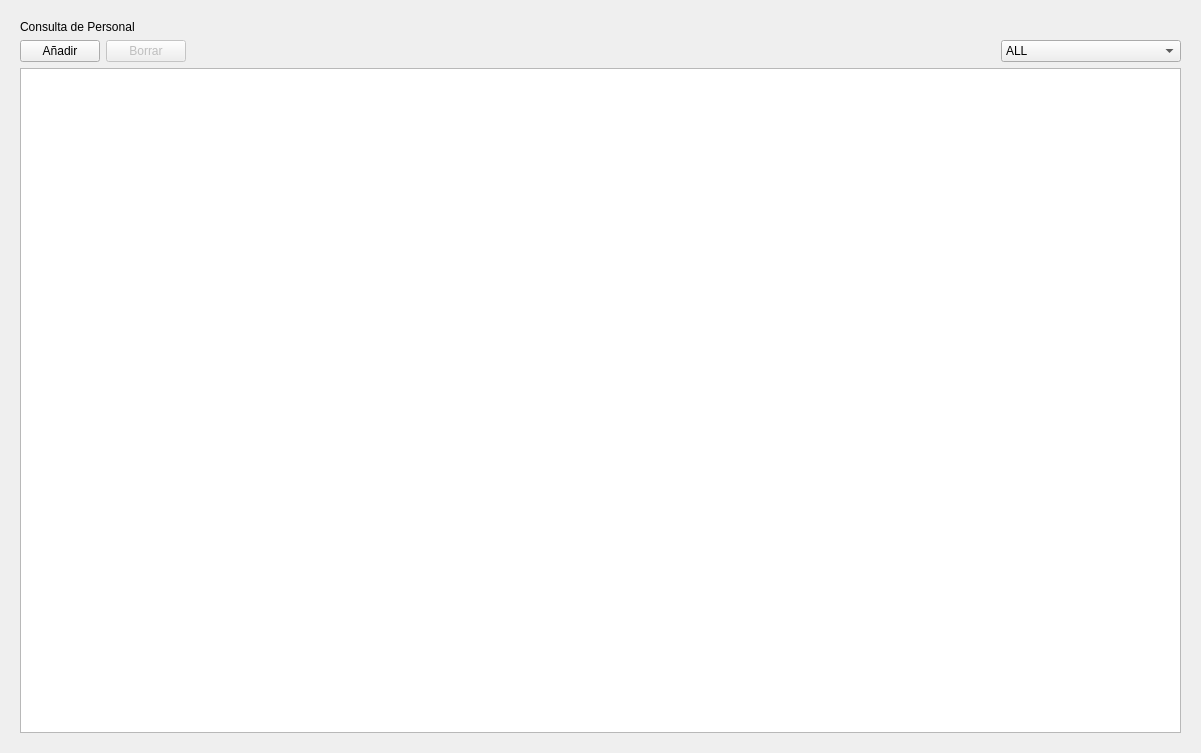
<?xml version="1.0" encoding="UTF-8"?>
<ui version="4.0">
 <class>Form</class>
 <widget class="QWidget" name="Form">
  <property name="geometry">
   <rect>
    <x>0</x>
    <y>0</y>
    <width>1201</width>
    <height>753</height>
   </rect>
  </property>
  <property name="windowTitle">
   <string>Form</string>
  </property>
  <layout class="QVBoxLayout" name="verticalLayout">
   <property name="leftMargin">
    <number>20</number>
   </property>
   <property name="topMargin">
    <number>20</number>
   </property>
   <property name="rightMargin">
    <number>20</number>
   </property>
   <property name="bottomMargin">
    <number>20</number>
   </property>
   <item>
    <widget class="QLabel" name="labelTitle">
     <property name="styleSheet">
      <string notr="true"/>
     </property>
     <property name="text">
      <string>Consulta de Personal</string>
     </property>
    </widget>
   </item>
   <item>
    <layout class="QHBoxLayout" name="horizontalLayout">
     <item>
      <widget class="QPushButton" name="button_Add">
       <property name="sizePolicy">
        <sizepolicy hsizetype="Fixed" vsizetype="Fixed">
         <horstretch>0</horstretch>
         <verstretch>0</verstretch>
        </sizepolicy>
       </property>
       <property name="text">
        <string>Añadir</string>
       </property>
      </widget>
     </item>
     <item>
      <widget class="QPushButton" name="button_Borrar">
       <property name="enabled">
        <bool>false</bool>
       </property>
       <property name="sizePolicy">
        <sizepolicy hsizetype="Fixed" vsizetype="Fixed">
         <horstretch>0</horstretch>
         <verstretch>0</verstretch>
        </sizepolicy>
       </property>
       <property name="text">
        <string>Borrar</string>
       </property>
      </widget>
     </item>
     <item>
      <spacer name="horizontalSpacer">
       <property name="orientation">
        <enum>Qt::Horizontal</enum>
       </property>
       <property name="sizeType">
        <enum>QSizePolicy::Expanding</enum>
       </property>
       <property name="sizeHint" stdset="0">
        <size>
         <width>388</width>
         <height>20</height>
        </size>
       </property>
      </spacer>
     </item>
     <item>
      <widget class="QComboBox" name="comboBox">
       <property name="sizePolicy">
        <sizepolicy hsizetype="Fixed" vsizetype="Fixed">
         <horstretch>0</horstretch>
         <verstretch>0</verstretch>
        </sizepolicy>
       </property>
       <property name="minimumSize">
        <size>
         <width>180</width>
         <height>0</height>
        </size>
       </property>
       <item>
        <property name="text">
         <string>ALL</string>
        </property>
       </item>
       <item>
        <property name="text">
         <string>Crew Chief</string>
        </property>
       </item>
       <item>
        <property name="text">
         <string>Operador de Luces</string>
        </property>
       </item>
       <item>
        <property name="text">
         <string>Dimmers</string>
        </property>
       </item>
       <item>
        <property name="text">
         <string>Técnico Luces</string>
        </property>
       </item>
       <item>
        <property name="text">
         <string>Operador Sonido</string>
        </property>
       </item>
       <item>
        <property name="text">
         <string>RF</string>
        </property>
       </item>
       <item>
        <property name="text">
         <string>Técnico de Sonido</string>
        </property>
       </item>
       <item>
        <property name="text">
         <string>Operador de Video</string>
        </property>
       </item>
       <item>
        <property name="text">
         <string>LED</string>
        </property>
       </item>
       <item>
        <property name="text">
         <string>Técnico de Video</string>
        </property>
       </item>
       <item>
        <property name="text">
         <string>Contenidos</string>
        </property>
       </item>
       <item>
        <property name="text">
         <string>Rigger</string>
        </property>
       </item>
       <item>
        <property name="text">
         <string>Regidor</string>
        </property>
       </item>
       <item>
        <property name="text">
         <string>Deco</string>
        </property>
       </item>
      </widget>
     </item>
    </layout>
   </item>
   <item>
    <widget class="QTableView" name="tableView"/>
   </item>
  </layout>
 </widget>
 <resources/>
 <connections/>
</ui>
